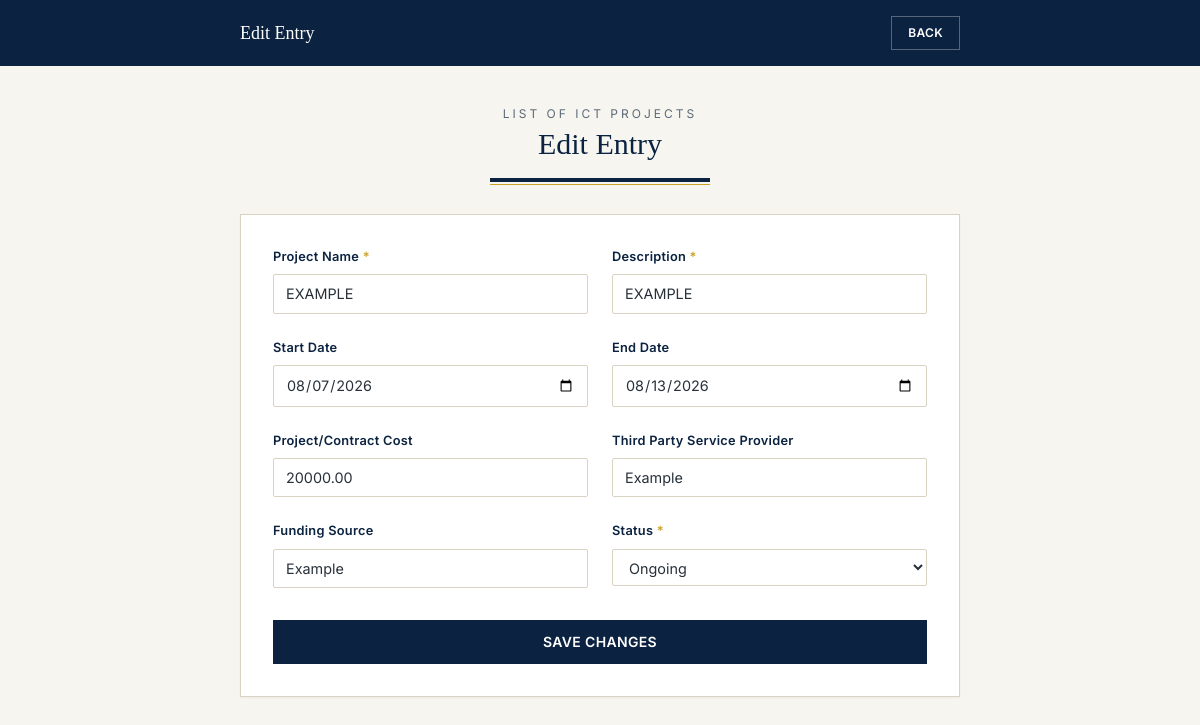
The page /edit-ict-project.php?id=4 (signed in) on the database its author committed.
### tables this page shows
CREATE TABLE `ict_projects` (
  `id` int unsigned NOT NULL AUTO_INCREMENT,
  `user_id` int unsigned NOT NULL,
  `project_name` varchar(191) NOT NULL,
  `description` varchar(255) NOT NULL,
  `start_date` date DEFAULT NULL,
  `end_date` date DEFAULT NULL,
  `project_contract_cost` decimal(15,2) DEFAULT NULL,
  `third_party_provider` varchar(191) DEFAULT NULL,
  `funding_source` varchar(191) DEFAULT NULL,
  `status` enum('Ongoing','Completed') NOT NULL,
  `created_at` timestamp NOT NULL DEFAULT CURRENT_TIMESTAMP,
  `updated_at` timestamp NOT NULL DEFAULT CURRENT_TIMESTAMP ON UPDATE CURRENT_TIMESTAMP,
  `batch` int unsigned NOT NULL DEFAULT '1',
  PRIMARY KEY (`id`),
  KEY `fk_ictproj_user` (`user_id`),
  CONSTRAINT `fk_ictproj_user` FOREIGN KEY (`user_id`) REFERENCES `users` (`id`) ON DELETE CASCADE
);

### edit-ict-project.php (the view, shortened to what this page needs)
<?php
$pdo = getDbConnection();
$returnTo = (($_GET['return_to'] ?? $_POST['return_to'] ?? '') === 'review') ? 'review' : 'summary';
$returnUrl = $returnTo === 'review' ? 'review.php' : 'ict-projects-summary.php';
$id = (int) ($_GET['id'] ?? $_POST['id'] ?? 0);
$stmt = $pdo->prepare('SELECT * FROM ict_projects WHERE id = :id AND user_id = :user_id LIMIT 1');
$stmt->execute(['id' => $id, 'user_id' => $_SESSION['user_id']]);
$entry = $stmt->fetch();
function ev($entry, $key)
{
    return htmlspecialchars((string) ($entry[$key] ?? ''), ENT_QUOTES, 'UTF-8');
}
function esel($entry, $key, $option)
{
    return ($entry[$key] ?? '') === $option ? 'selected' : '';
}
?>
<!DOCTYPE html>
<html lang="en">
<head>
<script src="https://cdn.tailwindcss.com"></script>
<link rel="stylesheet" href="assets/css/style.css">
</head>
<body class="bg-ledger-paper font-body text-ledger-ink min-h-screen">
<header class="bg-ledger-navy text-white">
  <div class="max-w-3xl mx-auto px-6 py-4 flex items-center justify-between">
    <p class="font-display text-lg">Edit Entry</p>
    <a href="<?= htmlspecialchars($returnUrl, ENT_QUOTES, 'UTF-8') ?>" class="text-xs font-semibold tracking-wide border border-white/30 px-4 py-2 hover:bg-white/10 transition-colors">BACK</a>
  </div>
</header>
<div class="max-w-3xl mx-auto px-6 py-10">
  <div class="text-center mb-8">
    <p class="text-xs tracking-[0.25em] uppercase text-ledger-muted mb-1">List of ICT Projects</p>
    <h1 class="font-display text-2xl md:text-3xl text-ledger-navy">Edit Entry</h1>
    <div class="ledger-rule mt-4 mx-auto" style="max-width: 220px;"></div>
  </div>
  <form action="edit-ict-project.php?id=<?= $id ?>&return_to=<?= htmlspecialchars($returnTo, ENT_QUOTES, 'UTF-8') ?>" method="POST" class="bg-white border border-ledger-line shadow-sm p-8">
    <div class="grid grid-cols-1 sm:grid-cols-2 gap-6">
      <div>
        <label class="field-label">Project Name <span class="text-ledger-gold">*</span></label>
        <input type="text" name="project_name" required maxlength="191"
               value="<?= ev($entry, 'project_name') ?>"
               class="ledger-input w-full border border-ledger-line rounded-sm px-3 py-2 bg-white mt-2 focus:outline-none focus:ring-2 focus:ring-ledger-steel focus:border-ledger-steel">
      </div>
      <div>
        <label class="field-label">Description <span class="text-ledger-gold">*</span></label>
        <input type="text" name="description" required maxlength="255"
               value="<?= ev($entry, 'description') ?>"
               class="ledger-input w-full border border-ledger-line rounded-sm px-3 py-2 bg-white mt-2 focus:outline-none focus:ring-2 focus:ring-ledger-steel focus:border-ledger-steel">
      </div>
      <div>
        <label class="field-label">Start Date</label>
        <input type="date" name="start_date"
               value="<?= ev($entry, 'start_date') ?>"
               class="ledger-input w-full border border-ledger-line rounded-sm px-3 py-2 bg-white mt-2 focus:outline-none focus:ring-2 focus:ring-ledger-steel focus:border-ledger-steel">
      </div>
      <div>
        <label class="field-label">End Date</label>
        <input type="date" name="end_date"
               value="<?= ev($entry, 'end_date') ?>"
               class="ledger-input w-full border border-ledger-line rounded-sm px-3 py-2 bg-white mt-2 focus:outline-none focus:ring-2 focus:ring-ledger-steel focus:border-ledger-steel">
      </div>
      <div>
        <label class="field-label">Project/Contract Cost</label>
        <input type="number" step="0.01" min="0" name="project_contract_cost"
               value="<?= ev($entry, 'project_contract_cost') ?>"
               class="ledger-input w-full border border-ledger-line rounded-sm px-3 py-2 bg-white mt-2 focus:outline-none focus:ring-2 focus:ring-ledger-steel focus:border-ledger-steel">
      </div>
      <div>
        <label class="field-label">Third Party Service Provider</label>
        <input type="text" name="third_party_provider" maxlength="191"
               value="<?= ev($entry, 'third_party_provider') ?>"
               class="ledger-input w-full border border-ledger-line rounded-sm px-3 py-2 bg-white mt-2 focus:outline-none focus:ring-2 focus:ring-ledger-steel focus:border-ledger-steel">
      </div>
      <div>
        <label class="field-label">Funding Source</label>
        <input type="text" name="funding_source" maxlength="191"
               value="<?= ev($entry, 'funding_source') ?>"
               class="ledger-input w-full border border-ledger-line rounded-sm px-3 py-2 bg-white mt-2 focus:outline-none focus:ring-2 focus:ring-ledger-steel focus:border-ledger-steel">
      </div>
      <div>
        <label class="field-label">Status <span class="text-ledger-gold">*</span></label>
        <select name="status" required
                class="ledger-input w-full border border-ledger-line rounded-sm px-3 py-2 bg-white mt-2 focus:outline-none focus:ring-2 focus:ring-ledger-steel focus:border-ledger-steel">
          <option value="Ongoing" <?= esel($entry, 'status', 'Ongoing') ?>>Ongoing</option>
        </select>
      </div>
    </div>
    <button type="submit" class="mt-8 w-full bg-ledger-navy text-white text-sm font-semibold tracking-wide py-3 hover:bg-ledger-steel transition-colors">
      SAVE CHANGES
    </button>
  </form>
</div>
</body>
</html>

### assets/css/style.css (style rules this page uses)
body { font-family: 'Inter', system-ui, sans-serif; }
.ledger-rule { height: 4px; background: linear-gradient(to right, #0B2340 0%, #0B2340 100%); position: relative; }
.ledger-rule::after { content: ''; position: absolute; top: 6px; left: 0; right: 0; height: 1px; background: #C9A227; }
.field-label { display: block; font-size: 0.8rem; font-weight: 600; letter-spacing: 0.02em; color: #0B2340; }
.ledger-input { width: 100%; border: 1px solid #D9D3C3; background: #FFFFFF; padding: 0.55rem 0.75rem; font-size: 0.9rem; color: #28313A; transition: border-color 0.15s ease, box-shadow 0.15s ease; }

### rows shown on the page
ict_projects: project_name "EXAMPLE", description "EXAMPLE", start_date "08/07/2026", end_date "08/13/2026", project_contract_cost "20000.00", third_party_provider "Example", funding_source "Example"
